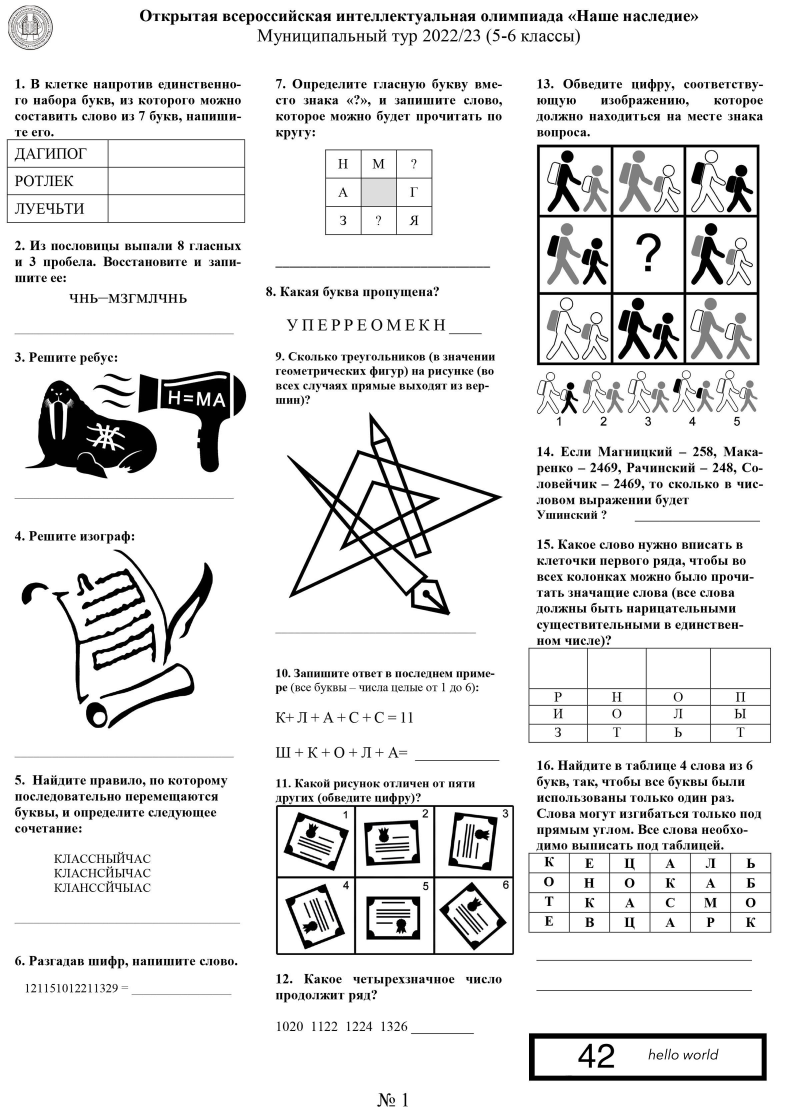
#> input picture 5-6_2022-23-1exp_copy.jpg, 2388 x 3349 px (shown at 1/3 size)
$ python main.py
#> lines starting #> are read from the running program, lines starting #| are printed output that depends on the picture
from pytesseract import image_to_string, pytesseract
from os import listdir, getcwd, path
# from PIL import Image, ImageGrab
import cv2
# import matplotlib.pyplot as plt


pytesseract.tesseract_cmd = 'C:/Program Files/Tesseract-OCR/tesseract.exe'


def main():
    """
    dir = listdir(input('Type directory name'))
    coords = [0, 0, 100, 100]
    for filename in dir:
        if filename[::-1].split('.')[0].lower().replace('e', '') == 'jpg':
            image = Image.open(path.join(getcwd(), filename))
        print('Incorrect file type')
    """
    '''mg = Image.open('5-6_2022-23-1exp.jpg')
    img = img.crop((1590, 3100, 2300, 3242))
    img = ImageGrab.grab((0, 0, 1000, 1000))
    img.show()'''
    img = cv2.imread('5-6_2022-23-1exp_copy.jpg')
#> img is the input picture: shape (3349, 2388, 3); mean B, G, R 230.4, 230.4, 230.4
    cropped = img[3100:3242, 1590:2300]
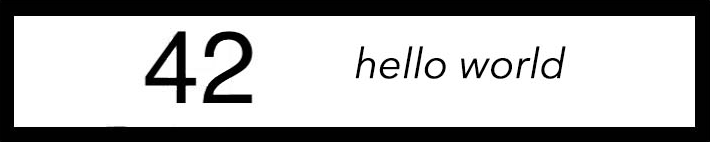
#> cropped: shape (142, 710, 3); min 0, max 255, mean 180.6
    cv2.imshow("cropped", cropped)
    cv2.waitKey(0)
#> (the run stopped early here; a loop or call above may not have finished)
